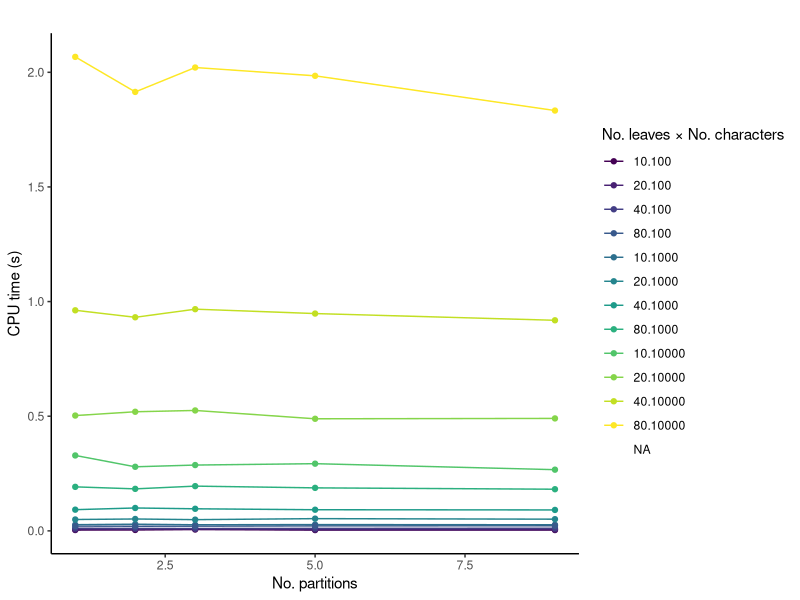
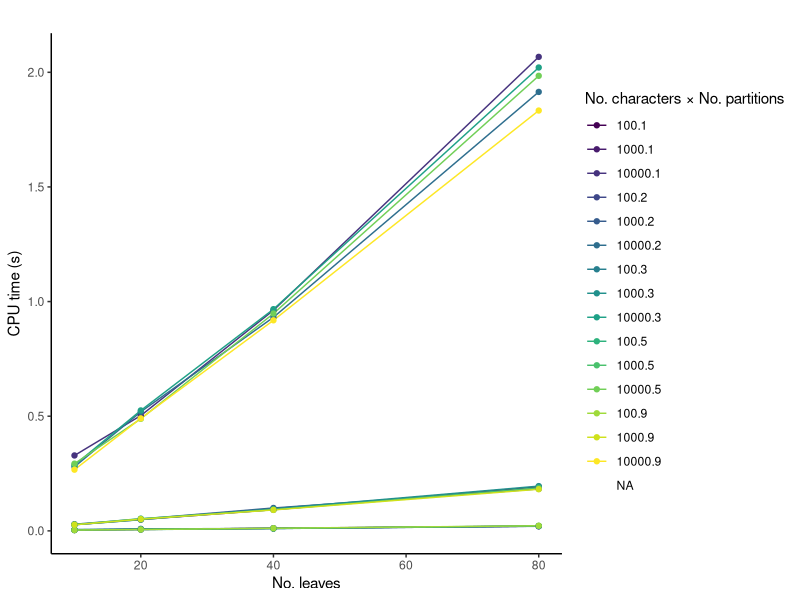
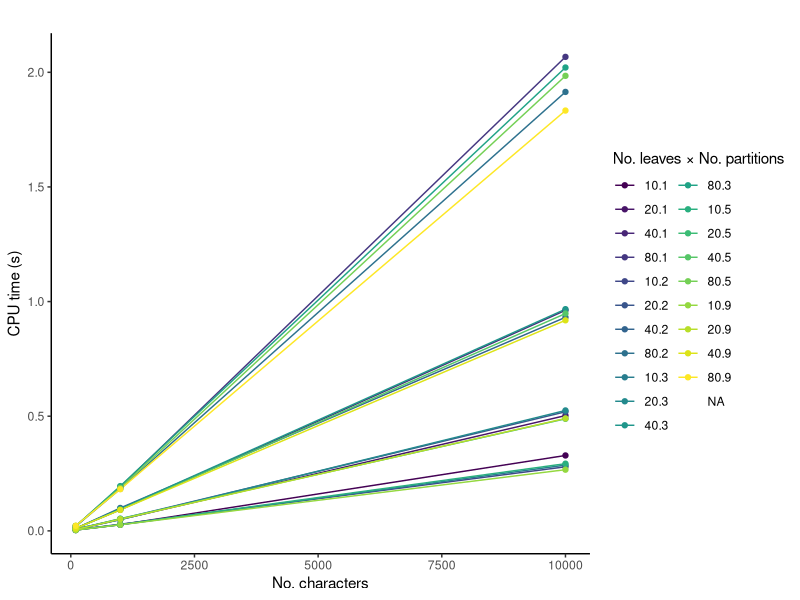

Here is the R script that generated these plots, in order:
#!/usr/bin/env Rscript

# Load required packages
if (!require(ggplot2)) install.packages("ggplot2", dependencies = TRUE)
if (!require(GGally)) install.packages("GGally", dependencies = TRUE)
if (!require(viridis)) install.packages("viridis")

# Load libraries
library(ggplot2)
library(GGally)
library(viridis)

# Read the data
df <- read.csv("simulations_complexity.csv")

# Inspect the data structure
str(df)

# Run model
model <- lm(log(prepDyn_CPU_time) ~ log(n_leaves) + log(n_columns) + log(n_partitions), data = df)
summary(model)

# Plot: Time vs Partitions, grouped by (n_leaves, n_columns)
df$group <- interaction(df$n_leaves, df$n_columns, drop = TRUE)
p <- ggplot(df, aes(x = n_partitions, y = prepDyn_CPU_time, color = group)) +
  geom_line() +
  geom_point() +
  labs(title = "",
       x = "No. partitions",
       y = "CPU time (s)",
       color = "No. leaves × No. characters") +
  theme_classic() +
  scale_color_viridis_d(option = "D")  # discrete viridis palette
ggsave("simulations_complexityPartitions_prepDyn.jpg", p, width = 8, height = 5, dpi = 300, units = "in")

# Plot: Time vs Leaves, grouped by (n_leaves, n_columns)
df$group <- interaction(df$n_columns, df$n_partitions, drop = TRUE)
p <- ggplot(df, aes(x = n_leaves, y = prepDyn_CPU_time, color = group)) +
  geom_line() +
  geom_point() +
  labs(title = "",
       x = "No. leaves",
       y = "CPU time (s)",
       color = "No. characters × No. partitions") +
  theme_classic() +
  scale_color_viridis_d(option = "D")  # discrete viridis palette
ggsave("simulations_complexityLeaves_prepDyn.jpg", p, width = 8, height = 5, dpi = 300, units = "in")

# Plot: Time vs Characters, grouped by (n_leaves, n_partitions)
df$group <- interaction(df$n_leaves, df$n_partitions, drop = TRUE)
p <- ggplot(df, aes(x = n_columns, y = prepDyn_CPU_time, color = group)) +
  geom_line() +
  geom_point() +
  labs(title = "",
       x = "No. characters",
       y = "CPU time (s)",
       color = "No. leaves × No. partitions") +
  theme_classic() +
  scale_color_viridis_d(option = "D")  # discrete viridis palette
ggsave("simulations_complexityCharacters_prepDyn.jpg", p, width = 8, height = 5, dpi = 300, units = "in")

sink()
